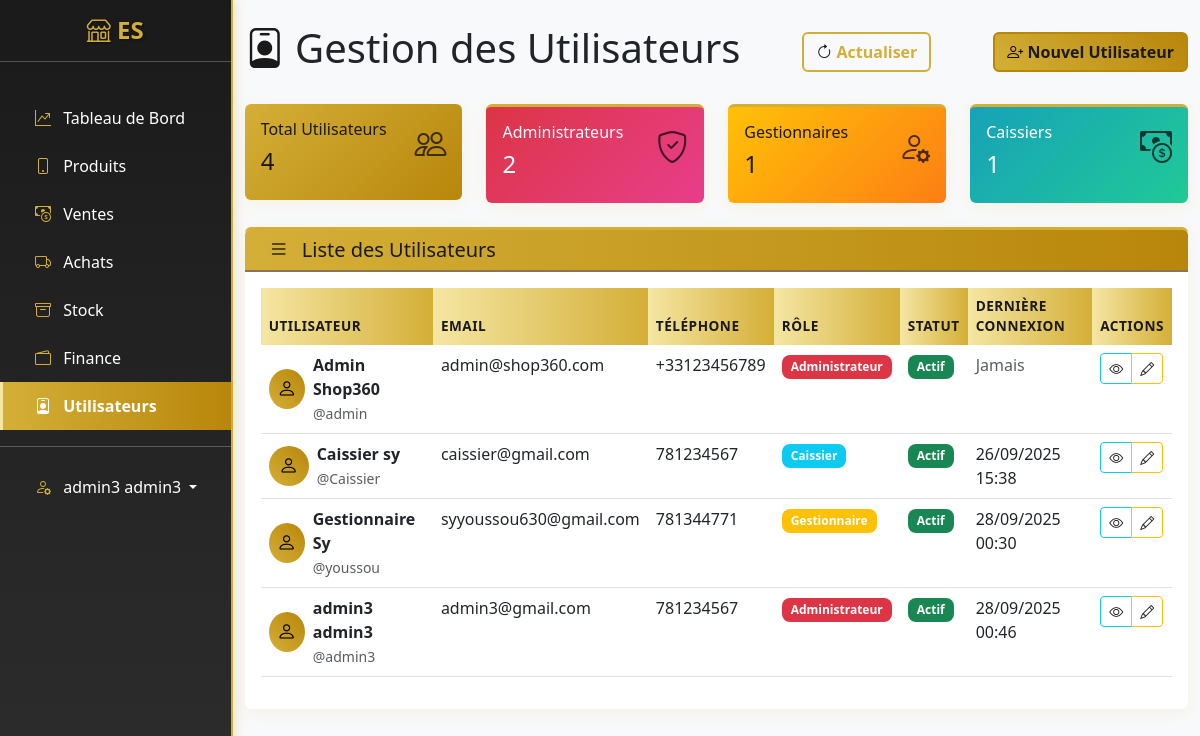
The page /accounts/users/ (signed in) on the database its author committed.
### apps/users/models.py (models this page shows, shortened)
class User(AbstractUser):
    ROLE_CHOICES = [
        ('admin', 'Administrateur'),
        ('manager', 'Gestionnaire'),
        ('cashier', 'Caissier'),
    ]
    email = models.EmailField(unique=True)
    telephone = models.CharField(max_length=15, blank=True)
    role = models.CharField(max_length=20, choices=ROLE_CHOICES, default='Administrateur')
    date_creation = models.DateTimeField(auto_now_add=True)
    USERNAME_FIELD = 'username'
    REQUIRED_FIELDS = ['email']
    class Meta:
        verbose_name = "Utilisateur"
        verbose_name_plural = "Utilisateurs"

### apps/users/views.py (the view)
# urls.py: path('users/', views.UserListView.as_view(), name='user_list'),
class UserListView(LoginRequiredMixin, UserPassesTestMixin, ListView):
    model = User
    template_name = 'users/user_list.html'
    context_object_name = 'users'
    paginate_by = 20
    def test_func(self):
        return self.request.user.role in ['admin', 'manager']
    def get_queryset(self):
        return User.objects.all().order_by('id')  # ← ordre explicite
    def get_context_data(self, **kwargs):
        context = super().get_context_data(**kwargs)
        context['admins_count'] = User.objects.filter(role='admin').count()
        context['managers_count'] = User.objects.filter(role='manager').count()
        context['cashiers_count'] = User.objects.filter(role='cashier').count()
        return context

### templates/users/user_list.html (shortened to what this page needs)
{% extends 'base.html' %}
{% block content %}
<div class="d-flex justify-content-between align-items-center mb-4">
    <h1><i class="bi bi-person-badge"></i> Gestion des Utilisateurs</h1>
    <button class="btn btn-outline-primary" onclick="location.reload()">
        <i class="bi bi-arrow-clockwise"></i> Actualiser
    </button>
    {% if user.role == 'admin' %}
    <a href="{% url 'users:register' %}" class="btn btn-primary">
        <i class="bi bi-person-plus" style="color: black;"></i> Nouvel Utilisateur
    </a>
    {% endif %}
</div>
<div class="row mb-4">
    <div class="col-md-3">
        <div class="card bg-primary text-white">
            <div class="card-body">
                <div class="d-flex justify-content-between">
                    <div>
                        <h6>Total Utilisateurs</h6>
                        <h4>{{ users.count }}</h4>
                    </div>
                    <i class="bi bi-people" style="font-size: 2rem; opacity: 0.7; color: black;"></i>
                </div>
            </div>
        </div>
    </div>
    <div class="col-md-3">
        <div class="card bg-danger text-white">
            <div class="card-body">
                <div class="d-flex justify-content-between">
                    <div>
                        <h6>Administrateurs</h6>
                        <h4>{{ admins_count|default:0 }}</h4>
                    </div>
                    <i class="bi bi-shield-check" style="font-size: 2rem; opacity: 0.7; color: black;"></i>
                </div>
            </div>
        </div>
    </div>
    <div class="col-md-3">
        <div class="card bg-warning text-dark">
            <div class="card-body">
                <div class="d-flex justify-content-between">
                    <div>
                        <h6>Gestionnaires</h6>
                        <h4>{{ managers_count|default:0 }}</h4>
                    </div>
                    <i class="bi bi-person-gear" style="font-size: 2rem; opacity: 0.7; color: black;"></i>
                </div>
            </div>
        </div>
    </div>
    <div class="col-md-3">
        <div class="card bg-info text-white">
            <div class="card-body">
                <div class="d-flex justify-content-between">
                    <div>
                        <h6>Caissiers</h6>
                        <h4>{{ cashiers_count|default:0 }}</h4>
                    </div>
                    <i class="bi bi-cash-coin" style="font-size: 2rem; opacity: 0.7; color: black;"></i>
                </div>
            </div>
        </div>
    </div>
</div>
<div class="card">
    <div class="card-header">
        <h5 class="card-title mb-0">
            <i class="bi bi-list p-2" style="color: black;"></i> Liste des Utilisateurs
        </h5>
    </div>
    <div class="card-body">
        <div class="table-responsive">
            <table class="table table-hover">
                <thead>
                    <tr>
                        <th>Utilisateur</th>
                        <th>Email</th>
                        <th>Téléphone</th>
                        <th>Rôle</th>
                        <th>Statut</th>
                        <th>Dernière Connexion</th>
                        <th>Actions</th>
                    </tr>
                </thead>
                <tbody>
                    {% for user_obj in users %}
                    <tr>
                        <td>
                            <div class="d-flex align-items-center">
                                <div class="avatar-circle me-2">
                                    <i class="bi bi-person" style="color: black;"></i>
                                </div>
                                <div>
                                    <strong>{{ user_obj.get_full_name|default:user_obj.username }}</strong>
                                    <br><small class="text-muted">@{{ user_obj.username }}</small>
                                </div>
                            </div>
                        </td>
                        <td>{{ user_obj.email }}</td>
                        <td>{{ user_obj.telephone|default:"N/A" }}</td>
                        <td>
                            <span class="badge {% if user_obj.role == 'admin' %}bg-danger{% elif user_obj.role == 'manager' %}bg-warning{% else %}bg-info{% endif %}">
                                {{ user_obj.get_role_display }}
                            </span>
                        </td>
                        <td>
                            {% if user_obj.is_active %}
                            <span class="badge bg-success">Actif</span>
                            {% else %}
                            <span class="badge bg-secondary">Inactif</span>
                            {% endif %}
                        </td>
                        <td>
                            {% if user_obj.last_login %}
                            {{ user_obj.last_login|date:"d/m/Y H:i" }}
                            {% else %}
                            <span class="text-muted">Jamais</span>
                            {% endif %}
                        </td>
                        <td>
                            <div class="btn-group btn-group-sm">
                                <a href="{% url 'users:user_detail' user_obj.pk %}" class="btn btn-outline-info" title="Voir">
                                    <i class="bi bi-eye"></i>
                                </a>
                                {% if user.role == 'admin' %}
                                <a href="{% url 'users:user_edit' user_obj.pk %}" class="btn btn-outline-warning" title="Modifier">
                                    <i class="bi bi-pencil"></i>
                                </a>
                                {% endif %}
                            </div>
                        </td>
                    </tr>
                    {% endfor %}
                </tbody>
            </table>
        </div>
    </div>
</div>
{% endblock %}

### templates/base.html (shortened to what this page needs)
<!DOCTYPE html>
<html lang="fr">
<head>
    <link href="https://cdn.jsdelivr.net/npm/bootstrap@5.3.0/dist/css/bootstrap.min.css" rel="stylesheet">
    <link rel="stylesheet" href="https://cdn.jsdelivr.net/npm/bootstrap-icons@1.11.0/font/bootstrap-icons.css">
    {% load static %}
    <link rel="stylesheet" href="{% static 'css/custom.css' %}">
</head>
<body>
    <div id="wrapper">
        <div class="d-md-flex">
            <nav id="sidebar" class="text-white collapse d-md-block" style="width: 250px; min-height: 100vh;">
                <div class="position-sticky">
                    <div class="py-3">
                        <h4 class="text-center">
                            <i class="logo bi-shop"></i> ES
                        </h4>
                        <hr>
                    </div>
                    <div class="nav flex-column">
                        <a href="{% url 'dashboard:index' %}" class="nav-link text-white {% if request.resolver_match.app_name == 'dashboard' %}active{% endif %}">
                            <i class="logo bi-graph-up-arrow px-2"></i> Tableau de Bord
                        </a>
                        <a href="{% url 'produits:list' %}" class="nav-link text-white {% if request.resolver_match.app_name == 'produits' %}active{% endif %}">
                            <i class="logo bi-phone px-2"></i> Produits
                        </a>
                        <a href="{% url 'ventes:list' %}" class="nav-link text-white {% if request.resolver_match.app_name == 'ventes' %}active{% endif %}">
                            <i class="logo bi-cash-coin px-2"></i> Ventes
                        </a>
                        <a href="{% url 'achats:list' %}" class="nav-link text-white {% if request.resolver_match.app_name == 'achats' %}active{% endif %}">
                            <i class="logo bi-truck px-2"></i> Achats
                        </a>
                        <a href="{% url 'stock:list' %}" class="nav-link text-white {% if request.resolver_match.app_name == 'stock' %}active{% endif %}">
                            <i class="logo bi-archive px-2"></i> Stock
                        </a>
                        <a href="{% url 'finance:overview' %}" class="nav-link text-white {% if request.resolver_match.app_name == 'finance' %}active{% endif %}">
                            <i class="logo bi-wallet2 px-2"></i> Finance
                        </a>
                        {% if user.role in 'admin,manager' %}
                        <a href="{% url 'users:user_list' %}" class="nav-link text-white {% if request.resolver_match.app_name == 'users' %}active{% endif %}">
                            <i class="logo bi-person-badge px-2"></i> Utilisateurs
                        </a>
                        {% endif %}
                        <hr>
                        <div class="dropdown">
                            <a class="nav-link text-white dropdown-toggle" href="#" role="button" data-bs-toggle="dropdown">
                                <i class="logo bi-person-gear px-2"></i> {{ user.get_full_name|default:user.username }}
                            </a>
                        </div>
                    </div>
                </div>
            </nav>
            <main class="flex-fill">
                <div class="container-fluid py-4">
                    {% block content %}{% endblock %}
                </div>
            </main>
        </div>
    </div>
    {% load static %}
</body>
</html>

### static/css/custom.css (style rules this page uses)
:root { --primary-color: #D4AF37; --primary-dark: #B8860B; --secondary-color: #1a1a1a; --secondary-light: #2d2d2d; --success-color: #28a745; --info-color: #17a2b8; --warning-color: #ffc107; --danger-color: #dc3545; --light-gold: #F5E6A3; --dark-gold: #8B7355; }
body { background-color: #f8f9fa; font-family: 'Segoe UI', Tahoma, Geneva, Verdana, sans-serif; }
#sidebar { background: linear-gradient(180deg, var(--secondary-color) 0%, var(--secondary-light) 100%); box-shadow: 2px 0 10px rgba(212, 175, 55, 0.3); border-right: 2px solid var(--primary-color); }
#sidebar .nav-link { padding: 0.75rem 1.5rem; border-radius: 0; transition: all 0.3s ease; color: #ffffff; border-left: 3px solid transparent; }
#sidebar h4 { color: var(--primary-color); text-shadow: 1px 1px 2px rgba(0,0,0,0.5); font-weight: bold; }
.logo { color: var(--primary-color); }
.card { border: none; box-shadow: 0 4px 15px rgba(212, 175, 55, 0.1); transition: all 0.3s ease; border-top: 3px solid var(--primary-color); }
.card-header { background: linear-gradient(90deg, var(--primary-color), var(--primary-dark)); color: var(--secondary-color); border-bottom: 2px solid var(--dark-gold); font-weight: 600; }
.btn-primary { background: linear-gradient(45deg, var(--primary-color), var(--primary-dark)); border: 2px solid var(--primary-dark); color: var(--secondary-color); font-weight: 600; transition: all 0.3s ease; }
.btn-outline-primary { border: 2px solid var(--primary-color); color: var(--primary-color); font-weight: 600; }
.card.bg-primary { background: linear-gradient(135deg, var(--primary-color), var(--primary-dark)) !important; border: none; color: var(--secondary-color) !important; }
.card.bg-info { background: linear-gradient(135deg, #17a2b8, #20c997) !important; }
.card.bg-warning { background: linear-gradient(135deg, #ffc107, #fd7e14) !important; color: var(--secondary-color) !important; }
.card.bg-danger { background: linear-gradient(135deg, #dc3545, #e83e8c) !important; }
.table th { background: linear-gradient(90deg, var(--light-gold), var(--primary-color)); color: var(--secondary-color); border: none; font-weight: 600; text-transform: uppercase; font-size: 0.85rem; letter-spacing: 0.5px; }
.badge { font-size: 0.75em; font-weight: 600; padding: 0.5em 0.75em; border-radius: 0.5rem; }
.bi { color: var(--secondary-color); }

### templates/users/user_list.html (style rules this page uses)
.avatar-circle { width: 40px; height: 40px; border-radius: 50%; background: linear-gradient(45deg, var(--primary-color), var(--primary-dark)); display: flex; align-items: center; justify-content: center; color: var(--secondary-color); font-size: 1.2rem; }

### rows shown on the page
User: get_full_name "admin3 admin3", username "admin3", email "admin3@gmail.com", telephone "781234567", role "Administrateur", is_active "Actif", last_login "28/09/2025 00:46"
User: get_full_name "Admin Shop360", username "admin", email "admin@shop360.com", telephone "+33123456789", role "Administrateur", is_active "Actif", shows "Jamais"
User: get_full_name "Caissier sy", username "Caissier", email "caissier@gmail.com", telephone "781234567", role "Caissier", is_active "Actif", last_login "26/09/2025 15:38"
User: get_full_name "Gestionnaire Sy", username "youssou", email "syyoussou630@gmail.com", telephone "781344771", role "Gestionnaire", is_active "Actif", last_login "28/09/2025 00:30"

### other values the page prints
{{ users.count }} "4"
{{ admins_count|default:0 }} "2"
{{ managers_count|default:0 }} "1"
{{ cashiers_count|default:0 }} "1"
